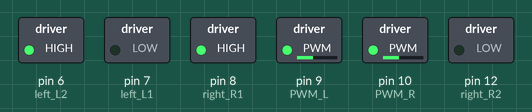
This sketch was run on a simulated Arduino Uno, built with avr-gcc and run on an emulated ATmega328P. On the bench: switched loads named in the sketch (green lamp = pin HIGH).

Above: at 0.05 s.
At 5.95 s:
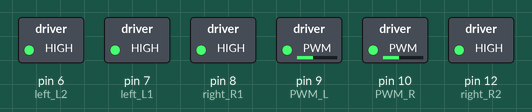
At 8.95 s:
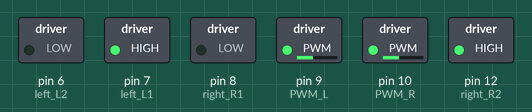
At 11.95 s:
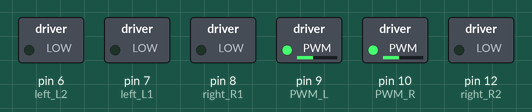
Timing chart, 0 to 13.8 s (numbered marks = the images above):
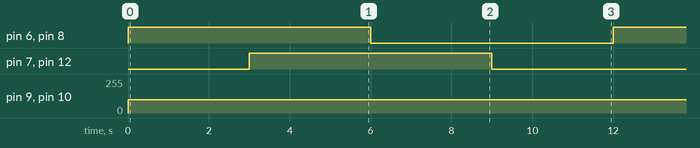

Measured:
- by itself, pin 6 (left_L2), pin 7 (left_L1), pin 8 (right_R1), pin 12 (right_R2): alternates HIGH for 6.0 s and LOW for 6.0 s
- by itself, pin 9 (PWM_L), pin 10 (PWM_R): 0/255 → 100/255 at 0.00 s

The sketch:

motor_test.ino
```cpp
// This is the code we use to test the motors of the keyesstudio Self-balancing car kit.
// Source: https://wiki.keyestudio.com/Ks0193_keyestudio_Self-balancing_Car
// Code Modified by Addison Sears-Collins at https://automaticaddison.com

// Digital Pins 8 and 12 control the right motor's direction.
// Speed is controlled by Digital Pin 10.
const int right_R1=8;
const int right_R2=12;
const int PWM_R=10;

// Digital Pins 7 and 6 control the left motor's direction.
// Speed is controlled by Digital Pin 9.
const int left_L1=7;
const int left_L2=6;
const int PWM_L=9;


void setup()
{
  //set the baud rate to 9600
  Serial.begin(9600);

  // Set all the pins to OUTPUT
  // The motors' speed and direction is controlled by
  // the output of these pins
  pinMode(right_R1,OUTPUT);
  pinMode(right_R2,OUTPUT);
  pinMode(PWM_R,OUTPUT);
  pinMode(left_L1,OUTPUT);
  pinMode(left_L2,OUTPUT);
  pinMode(PWM_L,OUTPUT);
}

void loop()
{
  // Go forward for 3 seconds
  digitalWrite(right_R1,HIGH);
  digitalWrite(right_R2,LOW);
  digitalWrite(left_L1,LOW);
  digitalWrite(left_L2,HIGH);
  analogWrite(PWM_R,100);   // write into PWM value 0~255（speed）
  analogWrite(PWM_L,100);

  delay(3000);

   // Stop for 3 seconds
  digitalWrite(right_R1,HIGH);
  digitalWrite(right_R2,HIGH);
  digitalWrite(left_L1,HIGH);
  digitalWrite(left_L2,HIGH);
  analogWrite(PWM_R,100);   // write into PWM value 0~255（speed）
  analogWrite(PWM_L,100);

  delay(3000);

   // Reverse for 3 seconds
  digitalWrite(right_R1,LOW);
  digitalWrite(right_R2,HIGH);
  digitalWrite(left_L1,HIGH);
  digitalWrite(left_L2,LOW);
  analogWrite(PWM_R,100);   // write into PWM value 0~255（speed）
  analogWrite(PWM_L,100);   // The higher the PWM value, the faster the speed

  delay(3000);

  // Stop for 3 seconds
  // Notice that we can do all LOW or all HIGH to stop the robot.
  digitalWrite(right_R1,LOW);
  digitalWrite(right_R2,LOW);
  digitalWrite(left_L1,LOW);
  digitalWrite(left_L2,LOW);
  analogWrite(PWM_R,100);   // write into PWM value 0~255（speed）
  analogWrite(PWM_L,100);

  delay(3000);

}
```
